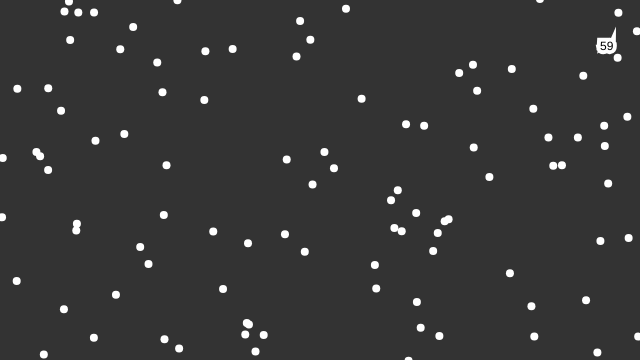
Frame 1 (no input)
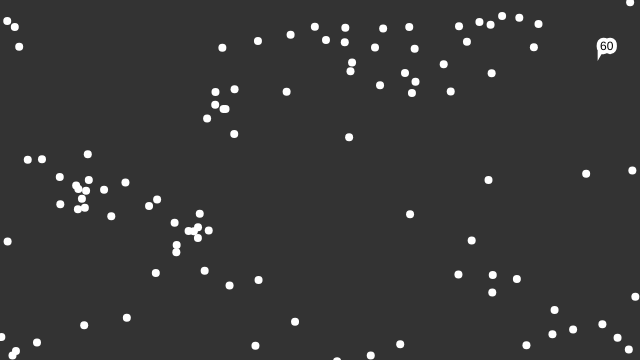
Frame 60 (no input)
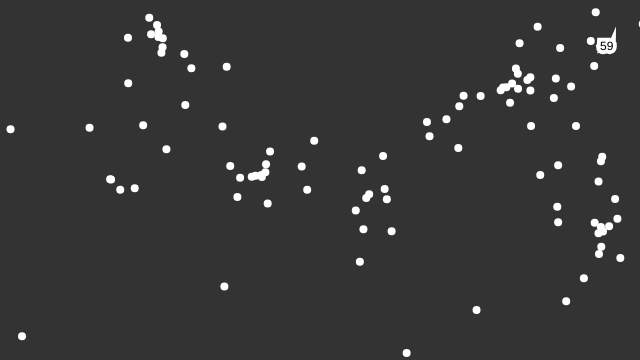
Frame 120 (the mouse pressed at the canvas centre since frame 60)

The p5.js sketch that drew these frames (run headless with seeded random() and noise() and a simulated clock; from frame 60 on, the mouse is pressed at the canvas centre):

// p5.js sketch
// ── sketch.js
const flock = []


let alignmentSlider, cohesionSlider, separationSlider



function setup() 
{
	createCanvas(640, 360);
	colorMode(RGB, 1)

	alignmentSlider = createSlider(0, 5, 1, 0.1)
	cohesionSlider = createSlider(0, 5, 1, 0.1)
	separationSlider = createSlider(0, 5, 1, 0.1)





	for (let i = 0; i < 100; i++)
	{
		flock.push(new Boid())
	}

}

function draw() 
{
	background(0.2)
	for (let boid of flock)
	{	
		boid.flock(flock)
		boid.update()
		boid.show()
		boid.onEdges()
	}




	text(floor(frameRate()), 600, 50)






}
// ── boid.js
class Boid
{
	constructor()
	{
		this.position = createVector(random(width), random(height))
		this.velocity = p5.Vector.random2D()
		this.velocity.setMag(random(1, 3))
		this.acceleration = createVector()

		this.maxForce = 0.2
		this.maxSpeed = 4

	}

	align(boids)
	{
		let total = 0
		let perception = 50
		let steering = createVector()

		for (let other of boids)
		{
			let d = dist(this.position.x, this.position.y, other.position.x, other.position.y)

			if (other != this && d < perception)
			{
				steering.add(other.velocity)
				total++
			}
		}


		if (total > 0)
		{
			steering.div(total)

			steering.setMag(this.maxSpeed)

			steering.sub(this.velocity)

			steering.limit(this.maxForce)
		} 		

		return steering
	}



	cohesion(boids)
	{
		let total = 0
		let perception = 50
		let steering = createVector()

		for (let other of boids)
		{
			let d = dist(this.position.x, this.position.y, other.position.x, other.position.y)

			if (other != this && d < perception)
			{
				steering.add(other.position)
				total++
			}
		}

		if (total > 0)
		{
			steering.div(total)

			steering.sub(this.position)

			steering.setMag(this.maxSpeed)

			steering.sub(this.velocity)

			steering.limit(this.maxForce)

		} 		

		return steering
	}


	separation(boids)
	{
		let total = 0
		let perception = 50
		let steering = createVector()

		for (let other of boids)
		{
			let d = dist(this.position.x, this.position.y, other.position.x, other.position.y)

			if (other != this && d < perception)
			{
				let diff = p5.Vector.sub(this.position, other.position)
				diff.div(d)

				steering.add(diff)


				total++
			}
		}

		if (total > 0)
		{
			steering.div(total)

			//steering.sub(this.position)

			steering.setMag(this.maxSpeed)

			steering.sub(this.velocity)

			steering.limit(this.maxForce)

		} 		

		return steering
	}



























	flock(boids)
	{
		//this.



		let alignment = this.align(boids)
		let cohesion = this.cohesion(boids)
		let separation = this.separation(boids)


		alignment.mult(alignmentSlider.value())
		cohesion.mult(cohesionSlider.value())
		separation.mult(separationSlider.value())


		this.acceleration.add(alignment)
		this.acceleration.add(cohesion)
		this.acceleration.add(separation)
	}







	update()
	{
		this.position.add(this.velocity)
		this.velocity.add(this.acceleration)
		this.velocity.limit(this.maxSpeed)

		this.acceleration.mult(0)
	}


	show()
	{
		strokeWeight(8)
		stroke(1)
		point(this.position.x, this.position.y)
	}

	onEdges()
	{
		if (this.position.x > width) this.position.x = 0
		if (this.position.x < 0) this.position.x = width
		if (this.position.y > height) this.position.y = 0
		if (this.position.y < 0) this.position.y = height
	}



}
